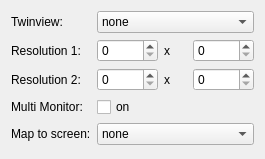
<?xml version="1.0" encoding="UTF-8"?>
<ui version="4.0">
 <class>ScreenWidget</class>
 <widget class="QWidget" name="ScreenWidget">
  <property name="geometry">
   <rect>
    <x>0</x>
    <y>0</y>
    <width>265</width>
    <height>159</height>
   </rect>
  </property>
  <property name="windowTitle">
   <string>Screen Setup</string>
  </property>
  <layout class="QFormLayout" name="formLayout">
   <item row="0" column="0">
    <widget class="QLabel" name="labelTwinView">
     <property name="text">
      <string>Twinview:</string>
     </property>
     <property name="buddy">
      <cstring>twinview_comboBox</cstring>
     </property>
    </widget>
   </item>
   <item row="0" column="1">
    <widget class="KComboBox" name="twinview_comboBox">
     <item>
      <property name="text">
       <string comment="none means disabled twinview">none</string>
      </property>
     </item>
     <item>
      <property name="text">
       <string comment="monitors are vertical aligned">vertical</string>
      </property>
     </item>
     <item>
      <property name="text">
       <string comment="monitors are horizontal aligned">horizontal</string>
      </property>
     </item>
    </widget>
   </item>
   <item row="1" column="0">
    <widget class="QLabel" name="labelTvResolution1">
     <property name="text">
      <string>Resolution 1:</string>
     </property>
     <property name="buddy">
      <cstring>spinBox_1_x</cstring>
     </property>
    </widget>
   </item>
   <item row="1" column="1">
    <layout class="QHBoxLayout" name="horizontalLayout">
     <item>
      <widget class="KIntSpinBox" name="spinBox_0_x">
       <property name="maximum">
        <number>99999</number>
       </property>
      </widget>
     </item>
     <item>
      <widget class="QLabel" name="xlabel1">
       <property name="text">
        <string comment="Divider for the Metamode Display resolution settings like 1280x1024">x</string>
       </property>
      </widget>
     </item>
     <item>
      <widget class="KIntSpinBox" name="spinBox_0_y">
       <property name="maximum">
        <number>99999</number>
       </property>
      </widget>
     </item>
    </layout>
   </item>
   <item row="2" column="0">
    <widget class="QLabel" name="labelTvResolution0">
     <property name="text">
      <string>Resolution 2:</string>
     </property>
     <property name="buddy">
      <cstring>spinBox_0_x</cstring>
     </property>
    </widget>
   </item>
   <item row="2" column="1">
    <layout class="QHBoxLayout" name="horizontalLayout_2">
     <item>
      <widget class="KIntSpinBox" name="spinBox_1_x">
       <property name="maximum">
        <number>99999</number>
       </property>
      </widget>
     </item>
     <item>
      <widget class="QLabel" name="xlabel2">
       <property name="text">
        <string comment="Divider for the Metamode Display resolution settings like 1280x1024">x</string>
       </property>
      </widget>
     </item>
     <item>
      <widget class="KIntSpinBox" name="spinBox_1_y">
       <property name="maximum">
        <number>99999</number>
       </property>
      </widget>
     </item>
    </layout>
   </item>
   <item row="7" column="1">
    <widget class="KComboBox" name="screenComboBox">
     <item>
      <property name="text">
       <string comment="none means no screen mapped">none</string>
      </property>
     </item>
     <item>
      <property name="text">
       <string notr="true" comment="Monitor number 1">1</string>
      </property>
     </item>
     <item>
      <property name="text">
       <string notr="true" comment="Monitor number 2">2</string>
      </property>
     </item>
    </widget>
   </item>
   <item row="6" column="1">
    <widget class="QCheckBox" name="mmonitor_checkBox">
     <property name="text">
      <string comment="enables multi monitor support if twinview is not enabled">on</string>
     </property>
    </widget>
   </item>
   <item row="6" column="0">
    <widget class="QLabel" name="labelMuliMonitor">
     <property name="text">
      <string>Multi Monitor:</string>
     </property>
     <property name="buddy">
      <cstring>mmonitor_checkBox</cstring>
     </property>
    </widget>
   </item>
   <item row="7" column="0">
    <widget class="QLabel" name="labelScreenN0">
     <property name="text">
      <string>Map to screen:</string>
     </property>
     <property name="buddy">
      <cstring>screenComboBox</cstring>
     </property>
    </widget>
   </item>
  </layout>
 </widget>
 <customwidgets>
  <customwidget>
   <class>KIntSpinBox</class>
   <extends>QSpinBox</extends>
   <header>knuminput.h</header>
  </customwidget>
  <customwidget>
   <class>KComboBox</class>
   <extends>QComboBox</extends>
   <header>kcombobox.h</header>
  </customwidget>
 </customwidgets>
 <tabstops>
  <tabstop>twinview_comboBox</tabstop>
 </tabstops>
 <resources/>
 <connections>
  <connection>
   <sender>twinview_comboBox</sender>
   <signal>currentIndexChanged(int)</signal>
   <receiver>ScreenWidget</receiver>
   <slot>profileChanged()</slot>
   <hints>
    <hint type="sourcelabel">
     <x>191</x>
     <y>61</y>
    </hint>
    <hint type="destinationlabel">
     <x>277</x>
     <y>58</y>
    </hint>
   </hints>
  </connection>
  <connection>
   <sender>screenComboBox</sender>
   <signal>currentIndexChanged(int)</signal>
   <receiver>ScreenWidget</receiver>
   <slot>profileChanged()</slot>
   <hints>
    <hint type="sourcelabel">
     <x>162</x>
     <y>90</y>
    </hint>
    <hint type="destinationlabel">
     <x>2</x>
     <y>93</y>
    </hint>
   </hints>
  </connection>
  <connection>
   <sender>mmonitor_checkBox</sender>
   <signal>toggled(bool)</signal>
   <receiver>ScreenWidget</receiver>
   <slot>profileChanged()</slot>
   <hints>
    <hint type="sourcelabel">
     <x>147</x>
     <y>117</y>
    </hint>
    <hint type="destinationlabel">
     <x>277</x>
     <y>120</y>
    </hint>
   </hints>
  </connection>
  <connection>
   <sender>twinview_comboBox</sender>
   <signal>currentIndexChanged(int)</signal>
   <receiver>ScreenWidget</receiver>
   <slot>switchTwinView(int)</slot>
   <hints>
    <hint type="sourcelabel">
     <x>185</x>
     <y>46</y>
    </hint>
    <hint type="destinationlabel">
     <x>276</x>
     <y>25</y>
    </hint>
   </hints>
  </connection>
  <connection>
   <sender>spinBox_0_x</sender>
   <signal>valueChanged(int)</signal>
   <receiver>ScreenWidget</receiver>
   <slot>profileChanged()</slot>
   <hints>
    <hint type="sourcelabel">
     <x>162</x>
     <y>135</y>
    </hint>
    <hint type="destinationlabel">
     <x>0</x>
     <y>135</y>
    </hint>
   </hints>
  </connection>
  <connection>
   <sender>spinBox_1_x</sender>
   <signal>valueChanged(int)</signal>
   <receiver>ScreenWidget</receiver>
   <slot>profileChanged()</slot>
   <hints>
    <hint type="sourcelabel">
     <x>134</x>
     <y>164</y>
    </hint>
    <hint type="destinationlabel">
     <x>3</x>
     <y>172</y>
    </hint>
   </hints>
  </connection>
  <connection>
   <sender>spinBox_0_y</sender>
   <signal>valueChanged(int)</signal>
   <receiver>ScreenWidget</receiver>
   <slot>profileChanged()</slot>
   <hints>
    <hint type="sourcelabel">
     <x>238</x>
     <y>129</y>
    </hint>
    <hint type="destinationlabel">
     <x>276</x>
     <y>158</y>
    </hint>
   </hints>
  </connection>
  <connection>
   <sender>spinBox_1_y</sender>
   <signal>valueChanged(int)</signal>
   <receiver>ScreenWidget</receiver>
   <slot>profileChanged()</slot>
   <hints>
    <hint type="sourcelabel">
     <x>247</x>
     <y>173</y>
    </hint>
    <hint type="destinationlabel">
     <x>275</x>
     <y>193</y>
    </hint>
   </hints>
  </connection>
 </connections>
 <slots>
  <slot>profileChanged()</slot>
  <slot>switchTwinView(int)</slot>
 </slots>
</ui>
